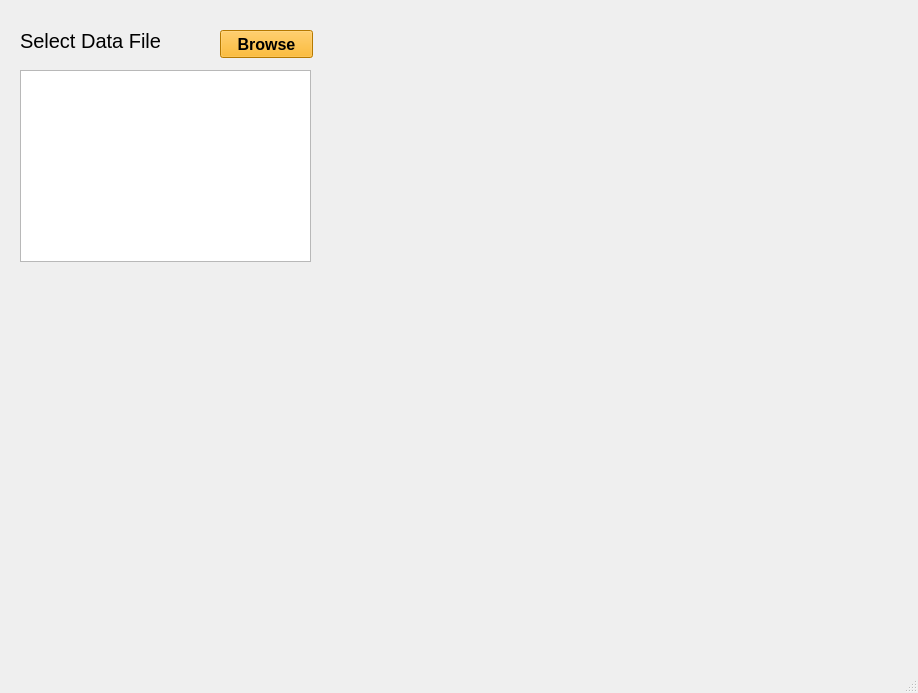
<?xml version="1.0" encoding="UTF-8"?>
<ui version="4.0">
 <class>MainWindow</class>
 <widget class="QMainWindow" name="MainWindow">
  <property name="geometry">
   <rect>
    <x>0</x>
    <y>0</y>
    <width>918</width>
    <height>693</height>
   </rect>
  </property>
  <property name="windowTitle">
   <string>MainWindow</string>
  </property>
  <widget class="QWidget" name="centralwidget">
   <widget class="QLabel" name="label">
    <property name="geometry">
     <rect>
      <x>20</x>
      <y>20</y>
      <width>191</width>
      <height>41</height>
     </rect>
    </property>
    <property name="font">
     <font>
      <pointsize>15</pointsize>
     </font>
    </property>
    <property name="text">
     <string>Select Data File</string>
    </property>
   </widget>
   <widget class="QPushButton" name="Browse">
    <property name="geometry">
     <rect>
      <x>220</x>
      <y>30</y>
      <width>93</width>
      <height>28</height>
     </rect>
    </property>
    <property name="font">
     <font>
      <pointsize>12</pointsize>
      <weight>75</weight>
      <bold>true</bold>
      <underline>false</underline>
     </font>
    </property>
    <property name="styleSheet">
     <string notr="true">background-color: rgb(255, 170, 0);</string>
    </property>
    <property name="text">
     <string>Browse</string>
    </property>
   </widget>
   <widget class="QListWidget" name="column_list">
    <property name="geometry">
     <rect>
      <x>20</x>
      <y>70</y>
      <width>291</width>
      <height>192</height>
     </rect>
    </property>
   </widget>
  </widget>
  <widget class="QMenuBar" name="menubar">
   <property name="geometry">
    <rect>
     <x>0</x>
     <y>0</y>
     <width>918</width>
     <height>26</height>
    </rect>
   </property>
  </widget>
  <widget class="QStatusBar" name="statusbar"/>
 </widget>
 <resources/>
 <connections/>
</ui>
